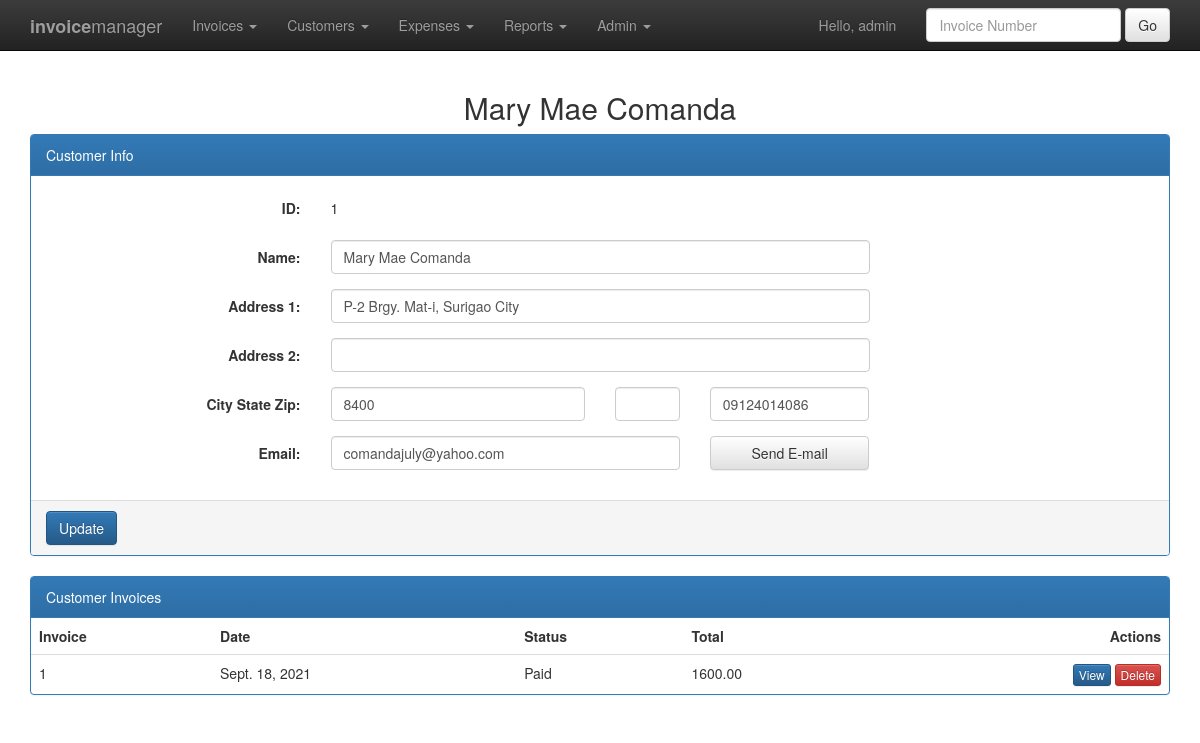
The app's page /customer/1/ (signed in) with its own data.
### invoices/models.py (models this page shows, shortened)
class Customer(models.Model):
    name = models.CharField(max_length=256)
    address1 = models.CharField(max_length=256, blank=True)
    address2 = models.CharField(max_length=256, blank=True)
    city = models.CharField(max_length=128, blank=True)
    state = models.CharField(max_length=2, blank=True)
    zip = models.CharField(max_length=12, blank=True)
    email = models.CharField(max_length=256, blank=True)

class Invoice(models.Model):
    customer = models.ForeignKey(Customer, on_delete=models.CASCADE)
    date = models.DateField()
    status = models.CharField(max_length=10)
    def total_items(self):
        total = 0
        items = self.invoiceitem_set.all()
        for item in items:
            total += item.cost * item.qty
        return total

class InvoiceItem(models.Model):
    invoice = models.ForeignKey(Invoice, on_delete=models.CASCADE)
    name = models.CharField(max_length=128)
    description = models.TextField()
    cost = models.DecimalField(decimal_places=2, max_digits=10)
    qty = models.IntegerField()

### invoices/views/customers.py (the view)
# urls.py: path('customer/<int:customer_id>/', views.customers.customer, name='customer'),
@login_required(login_url='login/')
def customer(request, customer_id):
	customer = get_object_or_404(Customer, pk=customer_id)
	invoices = Invoice.objects.filter(customer = customer)
	context = {
		'title' : "Customer info - %s" % customer.name,
		'customer' : customer,
		'invoices' : invoices,
	}
	return render(request, 'customer.html', context)

### invoices/templates/customer.html (shortened to what this page needs)
{% extends 'base.html' %}
{% block content %}
{% if customer %}
<h2 class="text-center">{{ customer.name }}</h2>
<form method="POST" action="{% url 'update_customer' customer.id %}" name="customer" class="form-horizontal">
	<div class="panel panel-primary">
		<div class="panel-heading">Customer Info</div>
		<div class="panel-body">
			<div class="form-group">
				<label class="col-sm-3 control-label">ID:</label>
				<div class="col-sm-6">
					<p class="form-control-static">{{ customer.id }}</a></p>
				</div>
			</div>
			<div class="form-group">
				<label class="col-sm-3 control-label">Name:</label>
				<div class="col-sm-6">
					<input type="text" class="form-control" name="name" value="{{ customer.name }}" />
				</div>
			</div>
			<div class="form-group">
				<label class="col-sm-3 control-label">Address 1:</label>
				<div class="col-sm-6">
					<input type="text" class="form-control" name="address1" value="{{ customer.address1 }}" />
				</div>
			</div>
			<div class="form-group">
				<label class="col-sm-3 control-label">Address 2:</label>
				<div class="col-sm-6">
					<input type="text" class="form-control" name="address2" value="{{ customer.address2 }}" />
				</div>
			</div>
			<div class="form-group">
				<label class="col-sm-3 control-label">City State Zip:</label>
				<div class="col-sm-3">
					<input type="text" class="form-control" name="city" value="{{ customer.city }}" />
				</div>
				<div class="col-sm-1">
					<input type="text" class="form-control" name="state" value="{{ customer.state }}" />
				</div>
				<div class="col-sm-2">
					<input type="text" class="form-control" name="zip" value="{{ customer.zip }}" />
				</div>
			</div>
			<div class="form-group">
				<label class="col-sm-3 control-label">Email:</label>
				<div class="col-sm-4">
					<input type="text" class="form-control" name="email" value="{{ customer.email }}" />
				</div>
				<div class="col-sm-2">
					<a href="mailto:{{ customer.email }}" class="btn btn-default form-control">Send E-mail</a>
				</div>
			</div>
		</div>
		<div class="panel-footer">
			<input type="submit" value="Update" class="btn btn-primary">
		</div>
	</div>
</form>
<div class="panel panel-primary">
	<div class="panel-heading">Customer Invoices</div>
	<table class="table table-hover">
		<tr>
			<th>Invoice</th>
			<th>Date</th>
			<th>Status</th>
			<th>Total</th>
			<th class="text-right">Actions</th>
		</tr>
	{% for invoice in invoices %}
		<tr>
			<td>{{ invoice.id }}</td>
			<td>{{ invoice.date }}</td>
			<td>{{ invoice.status }}</td>
			<td>{{ invoice.total_items }}</td>
			<td class="text-right">
				<a href="{% url 'invoice' invoice.id %}" class="btn btn-xs btn-primary">View</a>
				<button type="button" data-toggle="modal" data-target="#confirmdelete" data-object-name="{{ invoice.id }}" data-delete-url="{% url 'delete_invoice' invoice.id %}" class="btn btn-xs btn-danger">Delete</button>
			</td>
		</tr>
	{% endfor %}
	</table>
</div>
{% endif %}
{% endblock %}

### invoices/templates/base.html (shortened to what this page needs)
{% load static %}
<!DOCTYPE HTML>
<html lang="en">
<head>
	<link rel="stylesheet" type="text/css" href="{% static 'bootstrap/css/bootstrap.min.css' %}">
	<link rel="stylesheet" type="text/css" href="{% static 'bootstrap/css/bootstrap-theme.min.css' %}">
	<link rel="stylesheet" type="text/css" href="{% static 'bootstrap-datepicker/css/bootstrap-datepicker.min.css' %}">
</head>
<body>
	<nav class="navbar navbar-inverse navbar-static-top">
		<div class="container">
			<div class="navbar-header">
				<a class="navbar-brand" href="{% url 'index' %}"><strong>invoice</strong>manager</a>
			</div>
			{% if user.is_authenticated %}
			<div class="collapse navbar-collapse">
				<ul class="nav navbar-nav">
					<li class="dropdown">
						<a href="#" class="dropdown-toggle" data-toggle="dropdown" role="button">Invoices <span class="caret"></span></a>
					</li>
					<li class="dropdown">
						<a href="#" class="dropdown-toggle" data-toggle="dropdown" role="button">Customers <span class="caret"></span></a>
					</li>
					<li class="dropdown">
						<a href="#" class="dropdown-toggle" data-toggle="dropdown" role="button">Expenses <span class="caret"></span></a>
					</li>
					<li class="dropdown">
						<a href="#" class="dropdown-toggle" data-toggle="dropdown" role="button">Reports <span class="caret"></span></a>
					</li>
					<li class="dropdown">
						<a href="#" class="dropdown-toggle" data-toggle="dropdown" role="button">Admin <span class="caret"></span></a>
					</li>
				</ul>
				<form class="navbar-form navbar-right" action="{% url 'search_invoice' %}" method="POST">
					<div class="form-group">
						<input type="text" class="form-control" placeholder="Invoice Number" name="id">
					</div>
					<button type="submit" class="btn btn-default">Go</button>
				</form>
				<ul class="nav navbar-nav navbar-right">
					<li class="dropdown">
						<a href="#" class="dropdown-toggle" data-toggle="dropdown" role="button">Hello, {{ user.username }}</a>
					</li>
				</ul>
			</div>
			{% endif %}
		</div>
	</nav>
	<div class="container">
{% block content %}
{% endblock %}
	</div>
</body>
</html>

### records on screen
Customer: name "Mary Mae Comanda", id "1", address1 "P-2 Brgy. Mat-i, Surigao City", city "8400", zip "09124014086", email "comandajuly@yahoo.com"
Invoice: id "1", date "Sept. 18, 2021", status "Paid", total_items "1600.00"

### other values on screen
{{ user.username }} "admin"
